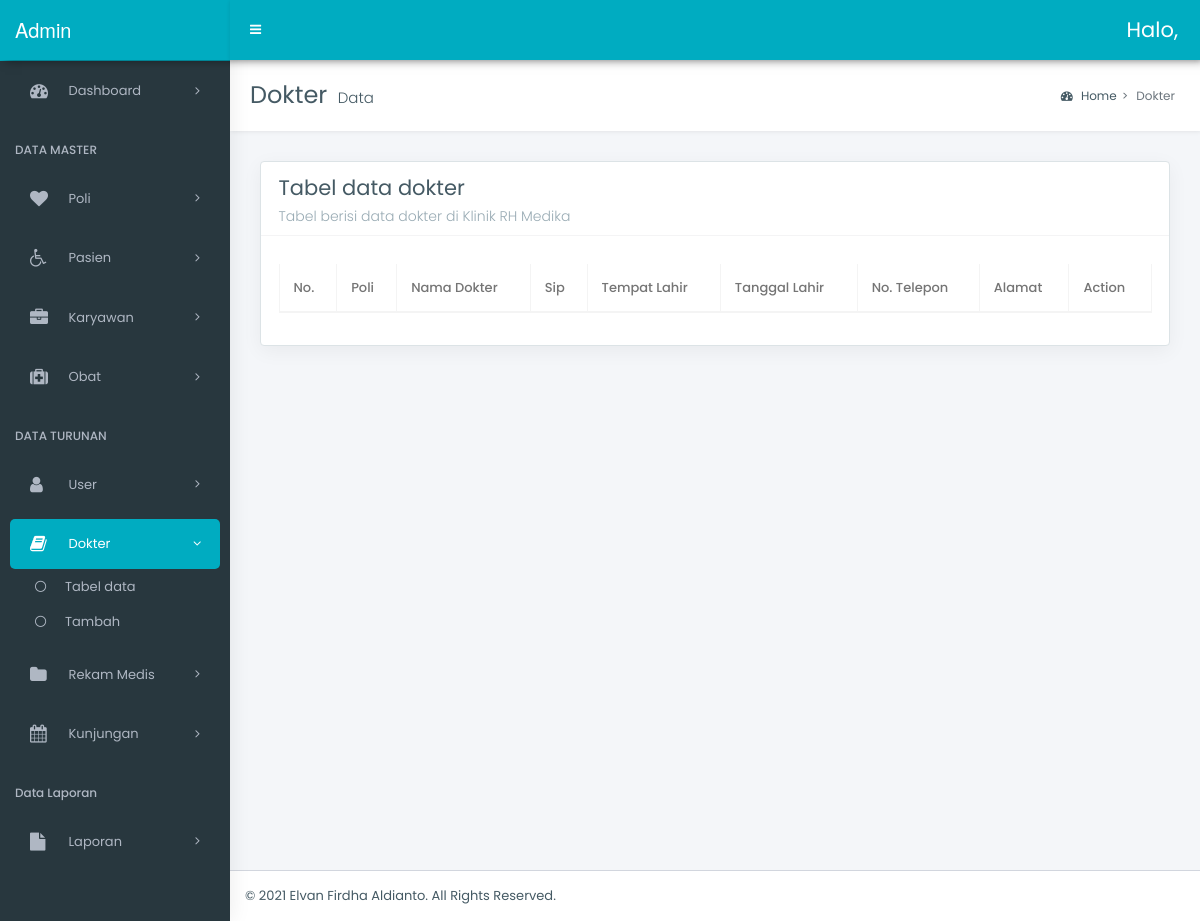
Page /admin/dokter/data.php on the earlier database version.
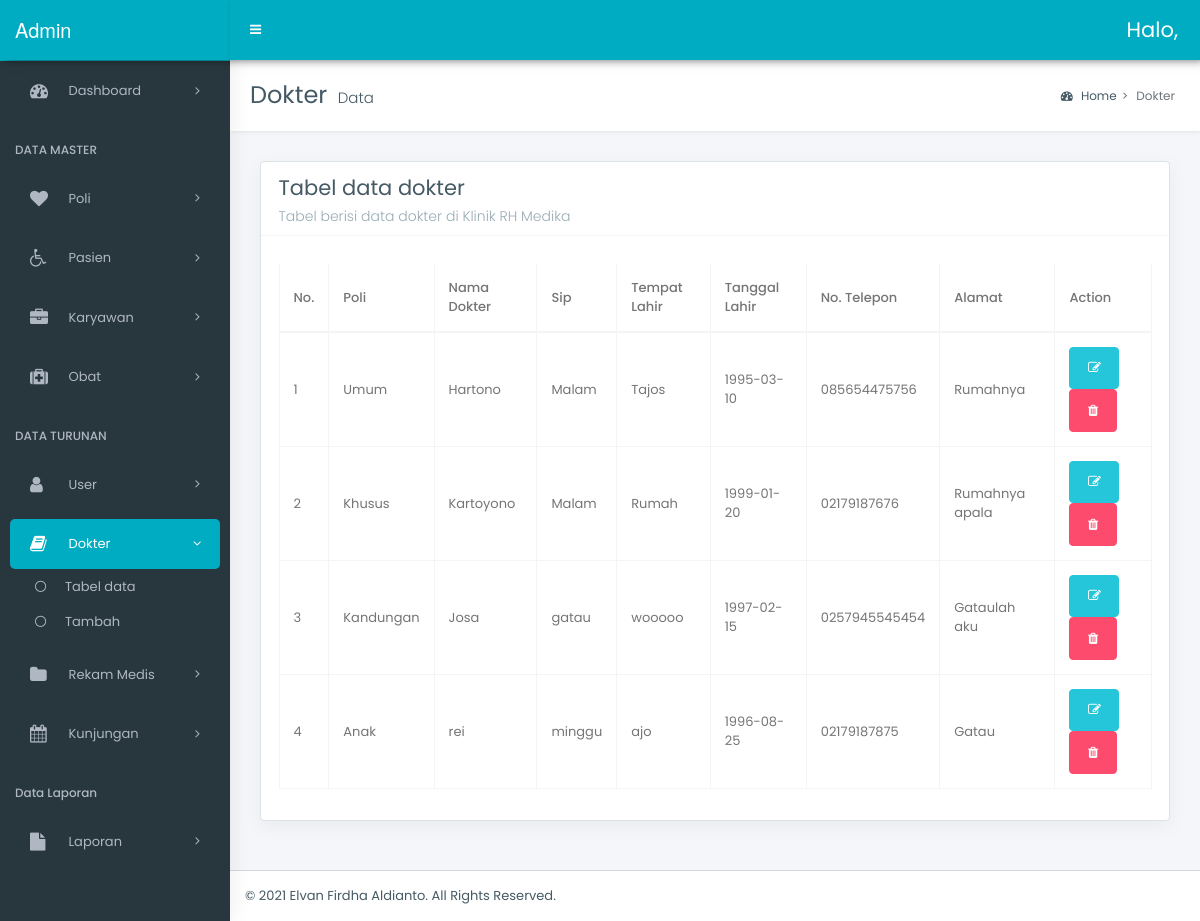
Same page on the later database version.
### tables this page shows
CREATE TABLE `dokter` (
  `id_dokter` int(3) NOT NULL,
  `kd_poli` int(3) NOT NULL,
  `nm_dokter` varchar(50) NOT NULL,
  `sip` varchar(30) NOT NULL,
  `tempat_lahird` varchar(30) NOT NULL,
  `tgl_lahird` date NOT NULL,
  `telp_dokter` varchar(13) NOT NULL,
  `alamatd` varchar(100) NOT NULL
);

CREATE TABLE `poli` (
  `kd_poli` int(3) NOT NULL,
  `nm_poli` varchar(30) NOT NULL
);

### admin/dokter/data.php (the view, shortened to what this page needs)
<?php require_once '../../config/connect.php'; ?>
<!DOCTYPE html>
<html lang="en">
<head>
    <link rel="stylesheet" href="../../style/bootstrap.min.css">
    <link rel="stylesheet" href="../../style/bootstrap-extend.css">
    <link rel="stylesheet" href="../../style/master_style.css">
    <link rel="stylesheet" href="../../style/_all-skins.css">
    <link rel="stylesheet" href="../../assets/datatable/datatables.min.css">
</head>
<body class="hold-transition skin-green sidebar-mini">
    <div class="wrapper">
        <?php include_once('navbar.php'); ?>
        <?php include_once('sidebar.php'); ?>
        <div class="content-wrapper">
            <section class="content-header">
                <h1>
                    Dokter
                    <small>Data</small>
                </h1>
                <ol class="breadcrumb">
                    <li class="breadcrumb-item"><a href="#"><i class="fa fa-dashboard"></i> Home</a></li>
                    <li class="breadcrumb-item active">Dokter</li>
                </ol>
            </section>
            <section class="content">
                <div class="row">
                    <div class="col-12">
                        <div class="box">
                            <div class="box-header with-border">
                                <h3 class="box-title">Tabel data dokter</h3>
                                <h6 class="box-subtitle">Tabel berisi data dokter di Klinik RH Medika</h6>
                            </div>
                            <div class="box-body">
                                <div class="table-responsive">
                                    <table id="example6" class="table table-bordered table-hover display nowrap margin-top-10 w-p100">
                                        <thead>
                                            <tr>
                                                <th>No.</th>
                                                <th>Poli</th>
                                                <th>Nama Dokter</th>
                                                <th>Sip</th>
                                                <th>Tempat Lahir</th>
                                                <th>Tanggal Lahir</th>
                                                <th>No. Telepon</th>
                                                <th>Alamat</th>
                                                <th>Action</th>
                                            </tr>
                                        </thead>
                                        <tbody>
                                            <?php
                                            $q = $connect->query("SELECT * FROM dokter JOIN poli USING(kd_poli)");
                                            $no = 1;
                                            foreach ($q as $du) :
                                            ?>
                                                <tr>
                                                    <td><?= $no ?></td>
                                                    <td><?= $du['nm_poli'] ?></td>
                                                    <td><?= $du['nm_dokter'] ?></td>
                                                    <td><?= $du['sip'] ?></td>
                                                    <td><?= $du['tempat_lahird'] ?></td>
                                                    <td><?= $du['tgl_lahird'] ?></td>
                                                    <td><?= $du['telp_dokter'] ?></td>
                                                    <td><?= $du['alamatd'] ?></td>
                                                    <td>
                                                        <div class="input-group">
                                                            <a href="edit.php?id=<?= $du['id_dokter'] ?>" class="btn btn-success fa fa-edit"></a>
                                                            <a href="hapus.php?id=<?= $du['id_dokter'] ?>" onclick="return confirm('Anda yakin akan menghapus data ini?')" class="btn btn-danger fa fa-trash"></a>
                                                        </div>
                                                    </td>
                                                </tr>
                                            <?php
                                                $no++;
                                            endforeach; ?>
                                        </tbody>
                                    </table>
                                </div>
                            </div>
                        </div>
                    </div>
                </div>
            </section>
        </div>
        <footer class="main-footer">
            &copy; 2021 <a href="">Elvan Firdha Aldianto</a>. All Rights Reserved.
        </footer>
    </div>
</body>
</html>

### admin/dokter/navbar.php (shortened to what this page needs)
<header class="main-header">
    <a href="index.html" class="logo">
        <b class="logo-mini">
            <span class="light-logo">Admin</span>
        </b>
    </a>
    <nav class="navbar navbar-static-top">
        <div>
            <a href="#" class="sidebar-toggle" data-toggle="push-menu" role="button">
            </a>
        </div>
        <div class="navbar-custom-menu">
            <ul class="nav navbar-nav">
                <li class="dropdown user user-menu">
                    <a href="#" class="dropdown-toggle" data-toggle="dropdown">Halo, <?= $_SESSION['username'] ?></a>
                </li>
                <li>&nbsp;&nbsp;</li>
            </ul>
        </div>
    </nav>
</header>

### admin/dokter/sidebar.php (shortened to what this page needs)
<aside class="main-sidebar">
    <section class="sidebar">
        <ul class="sidebar-menu" data-widget="tree">
            <li class="">
                <a href="../dashboard.php">
                    <i class="fa fa-dashboard"></i>
                    <span>Dashboard</span>
                    <span class="pull-right-container">
                        <i class="fa fa-angle-right pull-right"></i>
                    </span>
                </a>
            </li>
            <li class="header nav-small-cap">DATA MASTER</li>
            <li class="treeview">
                <a href="#">
                    <i class="fa fa-heart"></i>
                    <span>Poli</span>
                    <span class="pull-right-container">
                        <i class="fa fa-angle-right pull-right"></i>
                    </span>
                </a>
            </li>
            <li class="treeview ">
                <a href="#">
                    <i class="fa fa-wheelchair"></i>
                    <span>Pasien</span>
                    <span class="pull-right-container">
                        <i class="fa fa-angle-right pull-right"></i>
                    </span>
                </a>
            </li>
            <li class="treeview">
                <a href="#">
                    <i class="fa fa-briefcase"></i> <span>Karyawan</span>
                    <span class="pull-right-container">
                        <i class="fa fa-angle-right pull-right"></i>
                    </span>
                </a>
            </li>
            <li class="treeview">
                <a href="#">
                    <i class="fa fa-medkit"></i> <span>Obat</span>
                    <span class="pull-right-container">
                        <i class="fa fa-angle-right pull-right"></i>
                    </span>
                </a>
            </li>
            <li class="header nav-small-cap">DATA TURUNAN</li>
            <li class="treeview ">
                <a href="#">
                    <i class="fa fa-user"></i> <span>User</span>
                    <span class="pull-right-container">
                        <i class="fa fa-angle-right pull-right"></i>
                    </span>
                </a>
            </li>
            <li class="treeview active">
                <a href="#">
                    <i class="fa fa-book"></i> <span>Dokter</span>
                    <span class="pull-right-container">
                        <i class="fa fa-angle-right pull-right"></i>
                    </span>
                </a>
                <ul class="treeview-menu">
                    <li><a href="../dokter/data.php"><i class="fa fa-circle-thin"></i>Tabel data</a></li>
                    <li><a href="../dokter/tambah.php"><i class="fa fa-circle-thin"></i>Tambah</a></li>
                </ul>
            </li>
            <li class="treeview">
                <a href="#">
                    <i class="fa fa-folder"></i> <span>Rekam Medis</span>
                    <span class="pull-right-container">
                        <i class="fa fa-angle-right pull-right"></i>
                    </span>
                </a>
            </li>
            <li class="treeview ">
                <a href="#">
                    <i class="fa fa-calendar"></i> <span>Kunjungan</span>
                    <span class="pull-right-container">
                        <i class="fa fa-angle-right pull-right"></i>
                    </span>
                </a>
            </li>
            <li class="header nav-small-cap">Data Laporan</li>
            <li class="treeview">
                <a href="#">
                    <i class="fa fa-file"></i> <span>Laporan</span>
                    <span class="pull-right-container">
                        <i class="fa fa-angle-right pull-right"></i>
                    </span>
                </a>
            </li>
        </ul>
    </section>
</aside>

### style/_all-skins.css (style rules this page uses)
.skin-green .main-header .navbar { background-color: #00acc1; }
.skin-green .main-header .navbar .nav > li > a { color: #ffffff; }
.skin-green .main-header .navbar .sidebar-toggle { color: #ffffff; }
.skin-green .main-header .navbar .sidebar-toggle { color: #fff; }
.skin-green .main-header .logo { background-color: #00acc1; color: #ffffff; border-bottom: 0 solid transparent; }
.skin-green .content-header { background: #fff; }
.skin-green .content { background: #f4f6f9; }
.skin-green .wrapper, .skin-green .main-sidebar, .skin-green .left-side { background-color: #28373e; box-shadow: 1px 0px 20px rgba(0,0,0,0.08); }
.skin-green .sidebar { border-color: #00acc1; }
.skin-green .sidebar-menu > li.header { color: #afb7c3; }
.skin-green .sidebar-menu > li > a { border-left:none; }
.skin-green .sidebar-menu>li.active>a, .skin-green .sidebar-menu>li.menu-open>a { color: #ffffff; background: #00acc1; }
.skin-green .sidebar-menu > li.active > a, .skin-green .sidebar-menu > li.menu-open > a { color: #ffffff; }
.skin-green .sidebar-menu > li.active > a { border-left-color: #00acc1; }
.skin-green .sidebar-menu > li > .treeview-menu { margin: 0 0px; background: #28373e; }
.skin-green .sidebar a { color: #afb7c3; }
.skin-green .sidebar-menu .treeview-menu > li > a { color: #afb7c3; }

Differences in the rows shown:
added dokter: kd_poli.nm_poli "Umum", nm_dokter "Hartono", sip "Malam", tempat_lahird "Tajos", tgl_lahird "1995-03-10", telp_dokter "085654475756", alamatd "Rumahnya"
added dokter: kd_poli.nm_poli "Khusus", nm_dokter "Kartoyono", sip "Malam", tempat_lahird "Rumah", tgl_lahird "1999-01-20", telp_dokter "02179187676", alamatd "Rumahnya apala"
added dokter: kd_poli.nm_poli "Kandungan", nm_dokter "Josa", sip "gatau", tempat_lahird "wooooo", tgl_lahird "1997-02-15", telp_dokter "0257945545454", alamatd "Gataulah aku"
added dokter: kd_poli.nm_poli "Anak", nm_dokter "rei", sip "minggu", tempat_lahird "ajo", tgl_lahird "1996-08-25", telp_dokter "02179187875", alamatd "Gatau"
